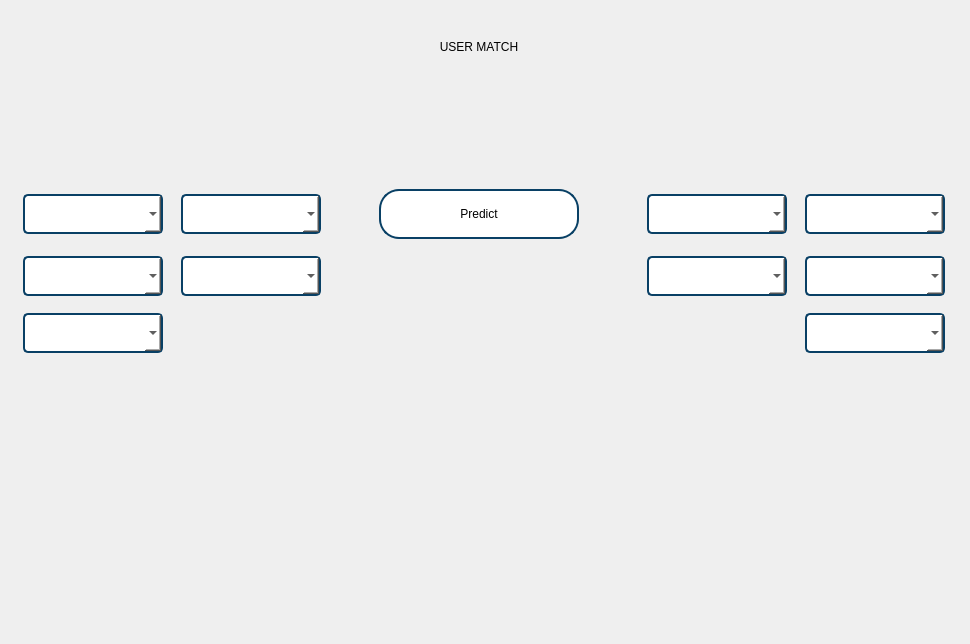
<?xml version="1.0" encoding="UTF-8"?>
<ui version="4.0">
 <class>predict_user</class>
 <widget class="QDialog" name="predict_user">
  <property name="geometry">
   <rect>
    <x>0</x>
    <y>0</y>
    <width>970</width>
    <height>644</height>
   </rect>
  </property>
  <property name="windowTitle">
   <string>Dialog</string>
  </property>
  <layout class="QGridLayout" name="gridLayout">
   <item row="3" column="1">
    <widget class="QComboBox" name="team1_hero2_select_menu">
     <property name="minimumSize">
      <size>
       <width>140</width>
       <height>40</height>
      </size>
     </property>
     <property name="maximumSize">
      <size>
       <width>140</width>
       <height>40</height>
      </size>
     </property>
     <property name="styleSheet">
      <string notr="true">background-color: rgb(255, 255, 255);
color: rgb(0, 0, 0);
border-radius: 5px;       
border: 2px solid #094065;
font: 8pt &quot;Sans Serif Collection&quot;;</string>
     </property>
    </widget>
   </item>
   <item row="4" column="1">
    <widget class="QComboBox" name="team1_hero4_select_menu">
     <property name="minimumSize">
      <size>
       <width>140</width>
       <height>40</height>
      </size>
     </property>
     <property name="maximumSize">
      <size>
       <width>140</width>
       <height>40</height>
      </size>
     </property>
     <property name="styleSheet">
      <string notr="true">background-color: rgb(255, 255, 255);
color: rgb(0, 0, 0);
border-radius: 5px;       
border: 2px solid #094065;
font: 8pt &quot;Sans Serif Collection&quot;;</string>
     </property>
    </widget>
   </item>
   <item row="5" column="0">
    <widget class="QComboBox" name="team1_hero5_select_menu">
     <property name="minimumSize">
      <size>
       <width>140</width>
       <height>40</height>
      </size>
     </property>
     <property name="maximumSize">
      <size>
       <width>140</width>
       <height>40</height>
      </size>
     </property>
     <property name="styleSheet">
      <string notr="true">background-color: rgb(255, 255, 255);
color: rgb(0, 0, 0);
border-radius: 5px;       
border: 2px solid #094065;
font: 8pt &quot;Sans Serif Collection&quot;;</string>
     </property>
    </widget>
   </item>
   <item row="3" column="0">
    <widget class="QComboBox" name="team1_hero1_select_menu">
     <property name="minimumSize">
      <size>
       <width>140</width>
       <height>40</height>
      </size>
     </property>
     <property name="maximumSize">
      <size>
       <width>140</width>
       <height>40</height>
      </size>
     </property>
     <property name="styleSheet">
      <string notr="true">background-color: rgb(255, 255, 255);
color: rgb(0, 0, 0);
border-radius: 5px;       
border: 2px solid #094065;
font: 8pt &quot;Sans Serif Collection&quot;;</string>
     </property>
    </widget>
   </item>
   <item row="4" column="5">
    <widget class="QComboBox" name="team2_hero4_select_menu">
     <property name="minimumSize">
      <size>
       <width>140</width>
       <height>40</height>
      </size>
     </property>
     <property name="maximumSize">
      <size>
       <width>140</width>
       <height>40</height>
      </size>
     </property>
     <property name="styleSheet">
      <string notr="true">background-color: rgb(255, 255, 255);
color: rgb(0, 0, 0);
border-radius: 5px;       
border: 2px solid #094065;
font: 8pt &quot;Sans Serif Collection&quot;;</string>
     </property>
    </widget>
   </item>
   <item row="6" column="3">
    <widget class="QLabel" name="winner_label">
     <property name="minimumSize">
      <size>
       <width>250</width>
       <height>250</height>
      </size>
     </property>
     <property name="maximumSize">
      <size>
       <width>250</width>
       <height>250</height>
      </size>
     </property>
     <property name="styleSheet">
      <string notr="true">font: 20pt &quot;Sans Serif Collection&quot;;</string>
     </property>
     <property name="text">
      <string/>
     </property>
     <property name="alignment">
      <set>Qt::AlignCenter</set>
     </property>
    </widget>
   </item>
   <item row="3" column="3">
    <widget class="QPushButton" name="PredictButton">
     <property name="minimumSize">
      <size>
       <width>170</width>
       <height>50</height>
      </size>
     </property>
     <property name="maximumSize">
      <size>
       <width>200</width>
       <height>50</height>
      </size>
     </property>
     <property name="styleSheet">
      <string notr="true">background-color: rgb(255, 255, 255);
color: rgb(0, 0, 0);
border-radius: 20px;            
border: 2px solid #094065;
font: 14pt &quot;Sans Serif Collection&quot;;</string>
     </property>
     <property name="text">
      <string>Predict</string>
     </property>
    </widget>
   </item>
   <item row="2" column="3">
    <spacer name="verticalSpacer">
     <property name="orientation">
      <enum>Qt::Vertical</enum>
     </property>
     <property name="sizeType">
      <enum>QSizePolicy::Fixed</enum>
     </property>
     <property name="sizeHint" stdset="0">
      <size>
       <width>20</width>
       <height>100</height>
      </size>
     </property>
    </spacer>
   </item>
   <item row="1" column="3">
    <widget class="QLabel" name="label">
     <property name="minimumSize">
      <size>
       <width>200</width>
       <height>50</height>
      </size>
     </property>
     <property name="maximumSize">
      <size>
       <width>150</width>
       <height>50</height>
      </size>
     </property>
     <property name="styleSheet">
      <string notr="true">font: 900 18pt &quot;Segoe UI&quot;;
color: rgb(0, 0, 0);</string>
     </property>
     <property name="text">
      <string>USER MATCH</string>
     </property>
     <property name="alignment">
      <set>Qt::AlignCenter</set>
     </property>
    </widget>
   </item>
   <item row="3" column="2">
    <spacer name="horizontalSpacer">
     <property name="orientation">
      <enum>Qt::Horizontal</enum>
     </property>
     <property name="sizeType">
      <enum>QSizePolicy::Fixed</enum>
     </property>
     <property name="sizeHint" stdset="0">
      <size>
       <width>40</width>
       <height>20</height>
      </size>
     </property>
    </spacer>
   </item>
   <item row="4" column="4">
    <widget class="QComboBox" name="team2_hero3_select_menu">
     <property name="minimumSize">
      <size>
       <width>140</width>
       <height>40</height>
      </size>
     </property>
     <property name="maximumSize">
      <size>
       <width>140</width>
       <height>40</height>
      </size>
     </property>
     <property name="styleSheet">
      <string notr="true">background-color: rgb(255, 255, 255);
color: rgb(0, 0, 0);
border-radius: 5px;       
border: 2px solid #094065;
font: 8pt &quot;Sans Serif Collection&quot;;</string>
     </property>
    </widget>
   </item>
   <item row="5" column="5">
    <widget class="QComboBox" name="team2_hero5_select_menu">
     <property name="minimumSize">
      <size>
       <width>140</width>
       <height>40</height>
      </size>
     </property>
     <property name="maximumSize">
      <size>
       <width>140</width>
       <height>40</height>
      </size>
     </property>
     <property name="styleSheet">
      <string notr="true">background-color: rgb(255, 255, 255);
color: rgb(0, 0, 0);
border-radius: 5px;       
border: 2px solid #094065;
font: 8pt &quot;Sans Serif Collection&quot;;</string>
     </property>
    </widget>
   </item>
   <item row="3" column="5">
    <widget class="QComboBox" name="team2_hero2_select_menu">
     <property name="minimumSize">
      <size>
       <width>140</width>
       <height>40</height>
      </size>
     </property>
     <property name="maximumSize">
      <size>
       <width>140</width>
       <height>40</height>
      </size>
     </property>
     <property name="styleSheet">
      <string notr="true">background-color: rgb(255, 255, 255);
color: rgb(0, 0, 0);
border-radius: 5px;       
border: 2px solid #094065;
font: 8pt &quot;Sans Serif Collection&quot;;</string>
     </property>
    </widget>
   </item>
   <item row="3" column="4">
    <widget class="QComboBox" name="team2_hero1_select_menu">
     <property name="minimumSize">
      <size>
       <width>140</width>
       <height>40</height>
      </size>
     </property>
     <property name="maximumSize">
      <size>
       <width>140</width>
       <height>40</height>
      </size>
     </property>
     <property name="styleSheet">
      <string notr="true">background-color: rgb(255, 255, 255);
color: rgb(0, 0, 0);
border-radius: 5px;       
border: 2px solid #094065;
font: 8pt &quot;Sans Serif Collection&quot;;</string>
     </property>
    </widget>
   </item>
   <item row="4" column="0">
    <widget class="QComboBox" name="team1_hero3_select_menu">
     <property name="minimumSize">
      <size>
       <width>140</width>
       <height>40</height>
      </size>
     </property>
     <property name="maximumSize">
      <size>
       <width>140</width>
       <height>40</height>
      </size>
     </property>
     <property name="styleSheet">
      <string notr="true">background-color: rgb(255, 255, 255);
color: rgb(0, 0, 0);
border-radius: 5px;       
border: 2px solid #094065;
font: 8pt &quot;Sans Serif Collection&quot;;</string>
     </property>
    </widget>
   </item>
  </layout>
 </widget>
 <resources/>
 <connections/>
</ui>
